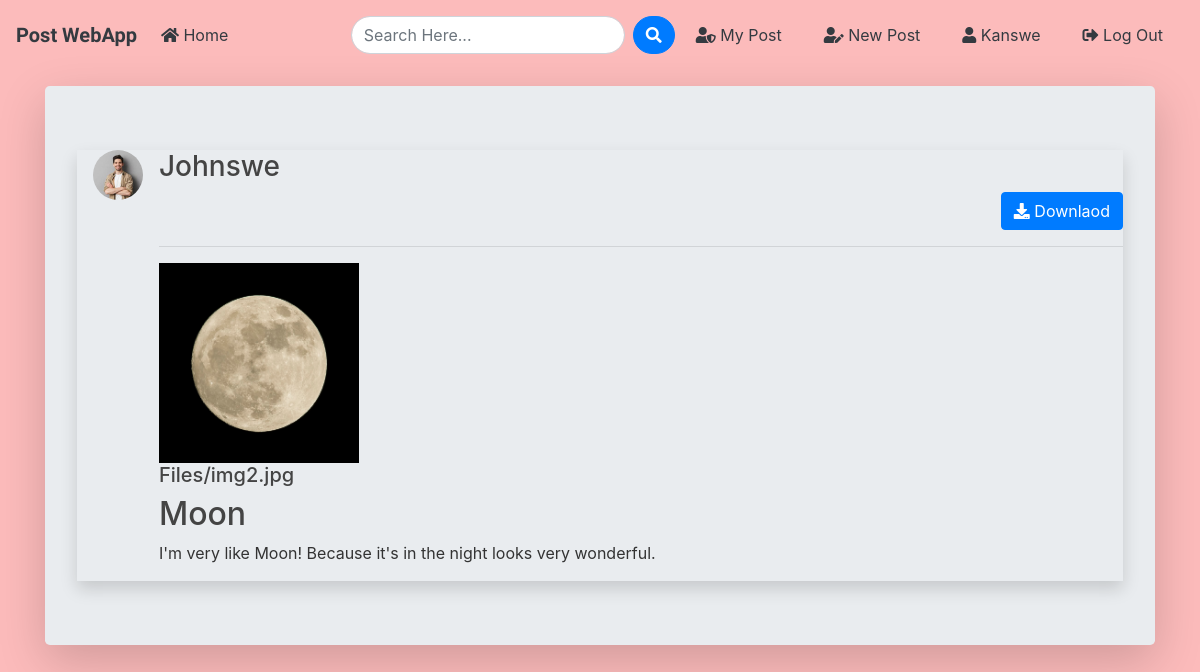
The page /post/2/ (signed in) on the database its author committed.
### blog/models.py (models this page shows, shortened)
class Post(models.Model):
	title = models.CharField(max_length=100)
	file = models.FileField(null=True,blank=True,upload_to='Files')
	content = models.TextField()
	date_posted = models.DateTimeField(default=timezone.now)
	author = models.ForeignKey(User, on_delete=models.CASCADE)
	def extension(self):
		name, extension = os.path.splitext(self.file.name)
		return extension

### users/models.py (models this page shows, shortened)
class Profile(models.Model):
    user = models.OneToOneField(User, on_delete=models.CASCADE)
    image = models.ImageField(default='default.jpg', upload_to='profile_pics')

### blog/views.py (the view)
# urls.py: path('post/<int:pk>/', PostDetailView.as_view(), name='post-detail'),
class PostDetailView(DetailView):
    model = Post
    template_name = 'blog/post_detail.html'

### blog/templates/blog/post_detail.html (shortened to what this page needs)
{% extends "blog/base.html" %}
{% block content %}
<div class="jumbotron mt-3 shadow-lg">
<article class="media content-section shadow ">
   <a href="{{ object.author.profile.image.url }} " target="_blank"> <img src="{{ object.author.profile.image.url }}  " alt="" class="article-img rounded-circle img-fluid mr-3 ml-3" style="width: 50px; height: 50px; object-fit: cover;">
   </a>
    <div class="media-body">
      <div class="">
        <div class="d-flex justify-content-between">
        <a class="mr-2 mt-0 mb-0  text-dark" href="{% url 'user-posts' object.author.username  %}"><h3>{{ object.author }}</h3></a>
        </div>
        {% if object.author != user %}
          <div class="form-group mt-0 pt-0 d-flex justify-content-end">
            <a href="{{ object.file.url }}" download class="btn btn-primary flex-last" type="submit"><i class="fas fa-download"></i> Downlaod</a>
          </div>
        {% endif %}
        <hr>
      </div>
      <div>
        {% if object.file %}
          {% if object.extension == '.jpg' or object.extension == 'jpeg' or object.extension == 'png' %}
            <a href="{{ object.file.url }}"  download ><img src="{{ object.file.url }}" alt="" class="img-fluid" style="height: 200px;width: 200px;object-fit: cover"></a>
            <a href="{{ object.file.url }}"  download class="text-dark"><h5>{{ object.file }}</h5></a>
          {% else %}
            <a href="{{ object.file.url }}"  download class="text-dark"><h5>{{ object.file }}</h5></a>
          {% endif %}
        {% endif %}
      </div>
      <h2>{{ object.title }}</h2>
      <p class="article-content">{{ object.content }}</p>
    </div>
  </article>
{% endblock content %}

### blog/templates/blog/base.html (shortened to what this page needs)
{% load static %}
<!doctype html>
<html lang="en">
  <head>
    <link rel="stylesheet" href="https://stackpath.bootstrapcdn.com/bootstrap/4.3.1/css/bootstrap.min.css">
    <link rel="stylesheet" href="https://use.fontawesome.com/releases/v5.8.1/css/all.css" >
    <link rel="stylesheet" href="{% static 'blog/style.css' %}">
</head>
  <body>
        <nav class="navbar navbar-expand-lg navbar-dark">
            <a class="navbar-brand font-weight-bold text-dark logo_txt" href="{% url 'blog-home' %}">Post WebApp</a>
                <div class="collapse navbar-collapse" id="navbarSupportedContent">
                  <ul class="navbar-nav mr-auto">
                    <li class="nav-item active">
                      <a class="nav-link text-dark" href="{% url 'blog-home' %}"><i class="fas fa-home"></i> Home <span class="sr-only">(current)</span></a>
                    </li>
                  </ul>
                 <form id="searchform" action="{% url 'search' %}" method="get" class="d-flex">
                <input type="text" name="q" type="text" value="{{ request.GET.q }}" placeholder="Search Here..." class="form-control mr-2 rounded-pill" />
                <button type="button" onclick="searchform.submit()" class="btn btn-primary rounded-pill">
                <i class="fa fa-search"></i>
                </button>
                </form>
                    {% if user.is_authenticated %}
                    <a href="{% url 'user-posts' user %}" class="btn text-white m-2 text-dark"><i class="fas fa-user-shield"></i> My Post</a>
                    <a href="{% url 'post-create' %} " class="btn text-white m-2 text-dark"><i class="fas fa-user-edit "></i> New Post</a>
                    <a href="{% url 'profile' %} " class="btn text-white m-2 text-dark"><i class="fas fa-user text-dark"></i> {{ user.username }}</a>
                    <a href="{% url 'logout' %} " class="btn text-white m-2 text-dark"><i class="fas fa-sign-out-alt"></i> Log Out</a>
                    {% else %}
                    <a href="{% url 'login' %} " class="btn text-white m-2 text-dark"><i class="fas fa-user-tie"></i> Log In</a>
                    <a href="{% url 'register' %} " class="btn text-white m-2 text-dark"> <i class="fas fa-sign-in-alt"></i> Sign Up</a>
                    {% endif %}
                </div>
              </nav>
      <div class="container my-bg">
    {% block content %}{% endblock content %}
</div>
  </body>
</html>

### blog/static/blog/style.css (style rules this page uses)
body { background: #FCBBBB; color: #333333; margin-top: 0; }
h1, h2, h3, h4, h5, h6 { color: #444444; }
ul { margin: 0; }
.logo_txt { font-family: 'Kaushan Script', cursive; }

### rows shown on the page
Post: author.profile.image (picture), author "Johnswe", file (picture), file "Files/img2.jpg", title "Moon", content "I'm very like Moon! Because it's in the night looks very wonderful."

### other values the page prints
{{ user.username }} "Kanswe"
